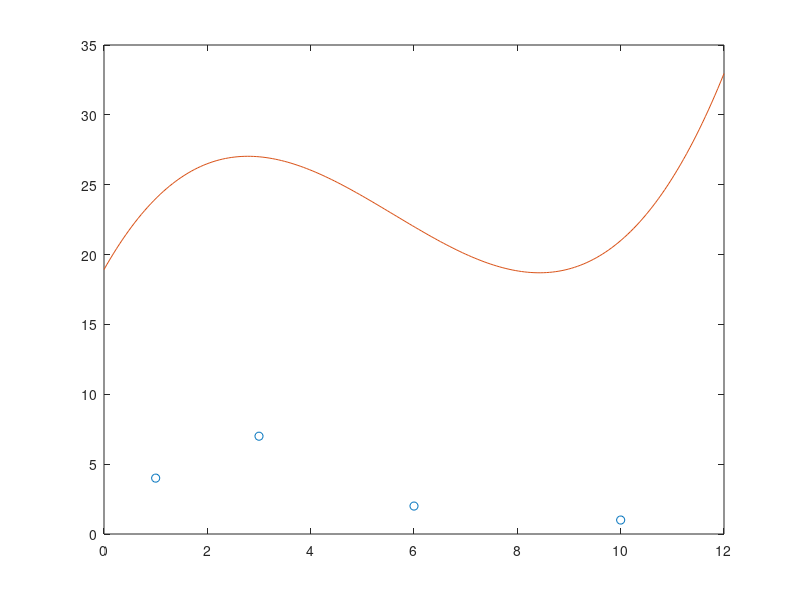

Write MATLAB code to recreate this figure.
p1 = [2*1/-45 -19*2/-45 2*108/-45 2*(-180)/-45]
p2 = [1/6 -17/6 76/6 60/6]
p3 = [1/-30 -14/-30 43/-30 -30/-30]
p4 = [1/252 -10/252 27/252 -18/252]
g = p1 + p2 + p3 + p4;
x = [1 3 6 10];
y = [4 7 2 1];
x2 = linspace(0,12,200);
y2 = polyval(g,x2);
plot(x,y,'o',x2,y2)
